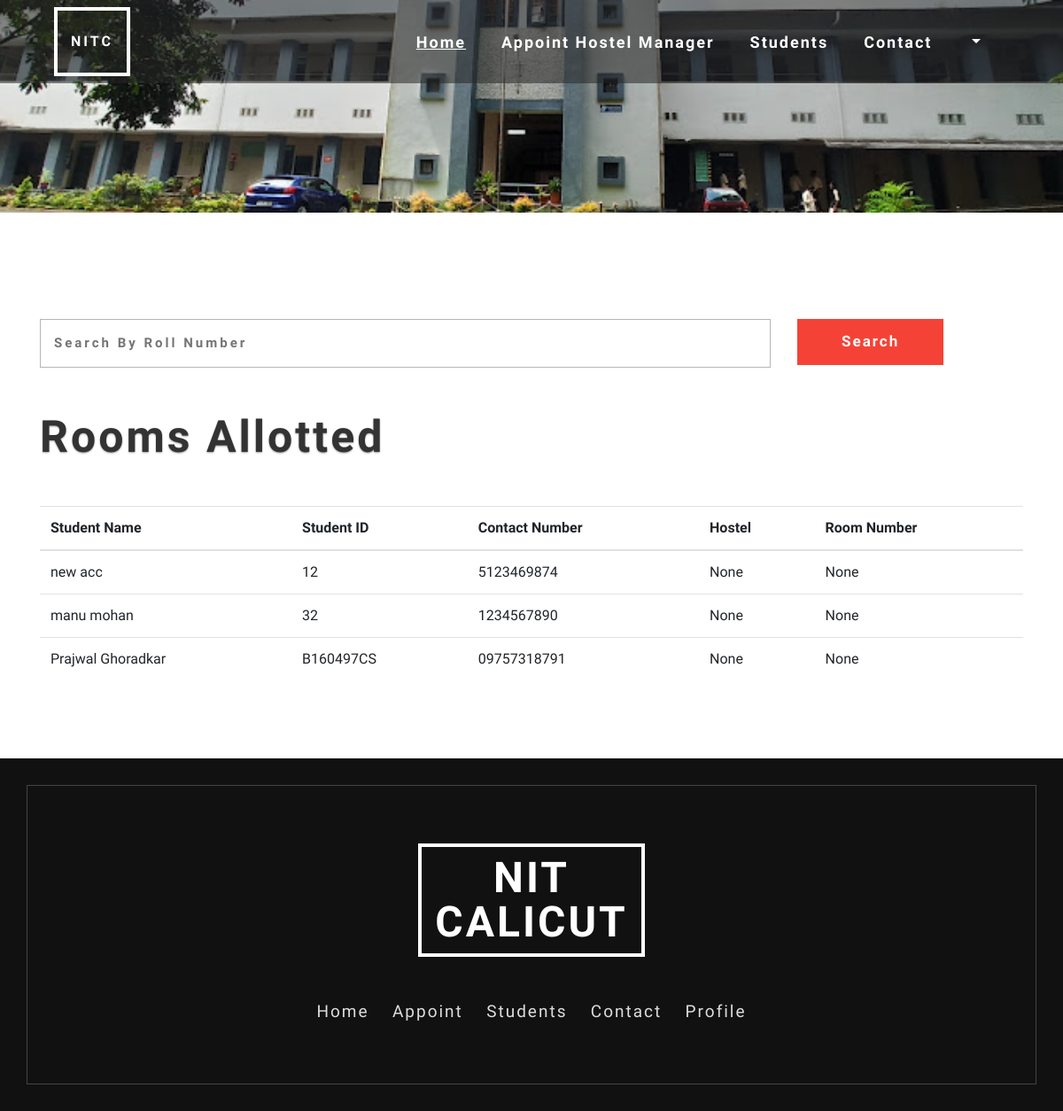
The app's page /test/admin/students.php with its own data.
### tables this page shows
CREATE TABLE `Student` (
  `Student_id` varchar(255) NOT NULL,
  `Fname` varchar(255) NOT NULL,
  `Lname` varchar(255) NOT NULL,
  `Mob_no` varchar(255) NOT NULL,
  `Dept` varchar(255) NOT NULL,
  `Year_of_study` varchar(255) NOT NULL,
  `Pwd` longtext NOT NULL,
  `Hostel_id` int DEFAULT NULL,
  `Room_id` int DEFAULT NULL
);

### test/admin/students.php (the view, shortened to what this page needs)
<?php
  require '../includes/config.inc.php';
?>
<!DOCTYPE html>
<html lang="en">
<head>
	<link rel="stylesheet" href="../web_home/css_home/bootstrap.css">
	<link rel="stylesheet" href="../web_home/css_home/style.css" type="text/css" media="all" />
	<link rel="stylesheet" href="../web_home/css_home/fontawesome-all.css">
</head>
<body>
<div class="inner-page-banner" id="home">
	<header>
		<div class="container agile-banner_nav">
			<nav class="navbar navbar-expand-lg navbar-light bg-light">
				<h1><a class="navbar-brand" href="admin_home.php">NITC <span class="display"> </span></a></h1>
				<div class="collapse navbar-collapse justify-content-center" id="navbarSupportedContent">
					<ul class="navbar-nav ml-auto">
						<li class="nav-item active">
							<a class="nav-link" href="admin_home.php">Home <span class="sr-only">(current)</span></a>
						</li>
						<li class="nav-item">
							<a class="nav-link" href="create_hm.php">Appoint Hostel Manager</a>
						</li>
						<li class="nav-item">
							<a class="nav-link" href="students.php">Students</a>
						</li>
						<li class="nav-item">
							<a class="nav-link" href="admin_contact.php">Contact</a>
						</li>
			            <li class="dropdown nav-item">
						<a href="#" class="dropdown-toggle nav-link" data-toggle="dropdown"><?php echo $_SESSION['username']; ?>
						</a>
					</li>
					</ul>
				</div>
			</nav>
		</div>
	</header>
</div>
<br><br><br>
<section class="contact py-5">
	<div class="container">
			<div class="mail_grid_w3l">
				<form action="students.php" method="post">
					<div class="row">
					        <div class="col-md-9">
							<input type="text" placeholder="Search by Roll Number" name="search_box">
							</div>
							<div class="col-md-3">
							<input type="submit" value="Search" name="search"></input>
							</div>
					</div>
				</form>
			</div>
	</div>
</section>
<div class="container">
<h2 class="heading text-capitalize mb-sm-5 mb-4"> Rooms Allotted </h2>
<?php
   $query1 = "SELECT * FROM Student";
   $result1 = mysqli_query($conn,$query1);
?>
  <table class="table table-hover">
    <thead>
      <tr>
        <th>Student Name</th>
        <th>Student ID</th>
        <th>Contact Number</th>
        <th>Hostel</th>
        <th>Room Number</th>
      </tr>
    </thead>
    <tbody>
    <?php
      if(mysqli_num_rows($result1)==0){
         echo '<tr><td colspan="4">No Rows Returned</td></tr>';
      }
      else{
      	while($row1 = mysqli_fetch_assoc($result1)){
            $room_id = $row1['Room_id'];
            $HID = $row1['Hostel_id'];
            $query7 = "SELECT * FROM Room WHERE Room_id = '$room_id'";
            $result7 = mysqli_query($conn,$query7);
            $row7 = mysqli_fetch_assoc($result7);
            $room_no = $row7['Room_No'];
            $query99 = "SELECT * FROM Hostel WHERE Hostel_id = '$HID'";
            $result99 = mysqli_query($conn,$query99);
            $row99 = mysqli_fetch_assoc($result99);
            $HNM = $row99['Hostel_name'];
            if (!$HNM) {
              $HNM='None';
            }
            if(!$room_no){
              $room_no='None';
            }
            $student_name = $row1['Fname']." ".$row1['Lname'];
      		echo "<tr><td>{$student_name}</td><td>{$row1['Student_id']}</td><td>{$row1['Mob_no']}</td><td>{$HNM}</td><td>{$room_no}</td></tr>\n";
      	}
      }
    ?>
    </tbody>
  </table>
</div>
<br>
<br>
<br>
<footer class="py-5">
	<div class="container py-md-5">
		<div class="footer-logo mb-5 text-center">
			<a class="navbar-brand" href="http://www.nitc.ac.in/" target="_blank">NIT <span class="display"> CALICUT</span></a>
		</div>
		<div class="footer-grid">
			<div class="list-footer">
				<ul class="footer-nav text-center">
					<li>
						<a href="admin_home.php">Home</a>
					</li>
					<li>
						<a href="create_hm.php">Appoint</a>
					</li>
					<li>
						<a href="students.php">Students</a>
					</li>
					<li>
						<a href="admin_contact.php">Contact</a>
					</li>
					<li>
						<a href="admin_profile.php">Profile</a>
					</li>
				</ul>
			</div>
		</div>
	</div>
</footer>
</body>
</html>

### test/web_home/css_home/style.css (style rules this page uses)
body { padding:0; margin:0; position:relative; font-family: 'Poiret One', cursive; }
body a { transition:0.5s all; -webkit-transition:0.5s all; -moz-transition:0.5s all; -o-transition:0.5s all; -ms-transition:0.5s all; }
input[type="button"],input[type="submit"],.contact-form input[type="submit"] { transition:0.5s all; -webkit-transition:0.5s all; -moz-transition:0.5s all; -o-transition:0.5s all; -ms-transition:0.5s all; }
h1,h2,h3,h4,h5,h6 { margin:0; }
ul { margin:0; padding:0; }
header { position: absolute; z-index: 9; width: 100%; background: rgba(37, 37, 37, 0.54); }
.bg-light { background-color: transparent !important; }
h1 { font-size: inherit; }
.navbar-nav > li { margin-right: 1.5em; }
.navbar-light .navbar-nav .show > .nav-link, .navbar-light .navbar-nav .active > .nav-link, .navbar-light .navbar-nav .nav-link.show, .navbar-light .navbar-nav .nav-link.active { color: #fff; font-size: 18px; font-weight: 700; letter-spacing: 2px; text-decoration: underline; }
.navbar-light .navbar-nav .nav-link { color: #fff; font-size: 18px; font-weight: 700; letter-spacing: 2px; }
.navbar-light .navbar-brand { color: #fff; font-size: 1em; text-decoration: none; border: 4px solid #fff; text-transform: uppercase; font-weight: 700; margin: 0; text-align: center; letter-spacing: 3px; padding: 10px 15px; line-height: 50px; }
.navbar-brand span { display: block; }
h3.heading,h2.heading { font-size: 50px; font-weight: 700; letter-spacing: 3px; color: #333; text-shadow: 0 1px 2px rgba(0, 0, 0, 0.4); }
footer { background: #111; position: relative; z-index: 1; }
footer:after { position: absolute; content: ''; left: 30px; right: 30px; bottom: 30px; top: 30px; border: 1px solid #444; z-index: -1; }
.footer-logo a.navbar-brand { color: #fff; font-size: 3em; text-decoration: none; border: 4px solid #fff; text-transform: uppercase; font-weight: 700; margin: 0; letter-spacing: 3px; padding: 10px 15px; line-height: 50px; }
.footer-nav li { list-style-type: none; display: inline-block; margin: 0px .7em; border-bottom: 2px solid rgba(226, 222, 222, 0); }
ul.footer-nav li a { color: #ddd; font-size: 19px; letter-spacing: 2px; display: inline-block; }
.inner-page-banner { background: url(../images/1.jpg) no-repeat center; height: 20vw; background-size: cover; }
.mail_grid_w3l input[type="text"], .mail_grid_w3l input[type="email"],.mail_grid_w3l input[type="number"],.mail_grid_w3l input[type="password"], .mail_grid_w3l textarea { outline: none; padding: 15px; font-size: 15px; color: #777; background: none; width: 100%; border: 1px solid #b5b5b5; letter-spacing: 3px; font-weight: bold; text-transform: capitalize; }
.mail_grid_w3l input[type="submit"] { outline: none; padding: 13px 50px; font-size: 17px; color: #fff; font-weight: 600; background: #F44336; border: none; text-transform: capitalize; letter-spacing: 2px; }

### records on screen
student: student_name "new acc", Student_id "12", Mob_no "5123469874", HNM "None", room_no "None"
student: student_name "manu mohan", Student_id "32", Mob_no "1234567890", HNM "None", room_no "None"
student: student_name "Prajwal Ghoradkar", Student_id "B160497CS", Mob_no "09757318791", HNM "None", room_no "None"
